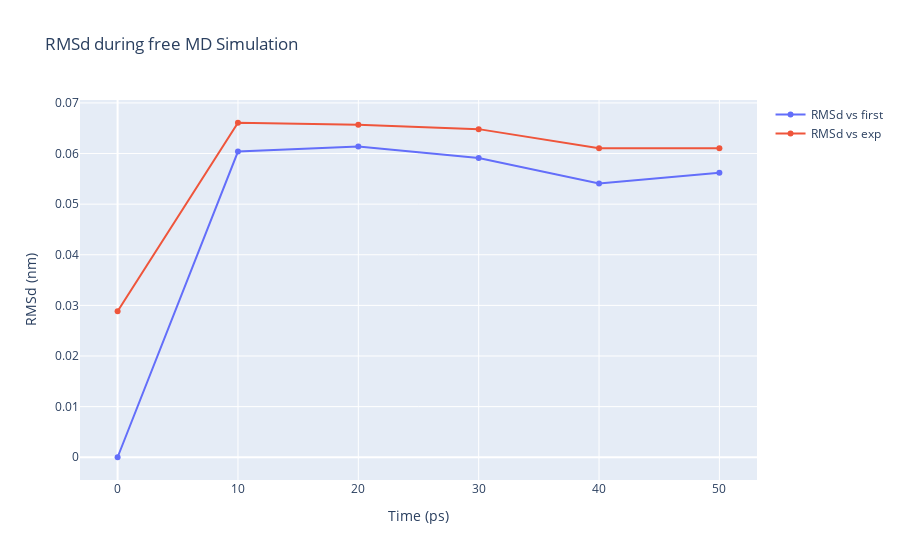

Notebook code for this chart:
### Code cell
import plotly
import plotly.graph_objs as go

# Read RMS vs first snapshot data from file 
with open(output_rms_first,'r') as rms_first_file:
    x,y = map(
        list,
        zip(*[
            (float(line.split()[0]),float(line.split()[1]))
            for line in rms_first_file 
            if not line.startswith(("#","@")) 
        ])
    )

# Read RMS vs experimental structure data from file 
with open(output_rms_exp,'r') as rms_exp_file:
    x2,y2 = map(
        list,
        zip(*[
            (float(line.split()[0]),float(line.split()[1]))
            for line in rms_exp_file
            if not line.startswith(("#","@")) 
        ])
    )
    
trace1 = go.Scatter(
    x = x,
    y = y,
    name = 'RMSd vs first'
)

trace2 = go.Scatter(
    x = x,
    y = y2,
    name = 'RMSd vs exp'
)

data = [trace1, trace2]

plotly.offline.init_notebook_mode(connected=True)

fig = ({
    "data": data,
    "layout": go.Layout(title="RMSd during free MD Simulation",
                        xaxis=dict(title = "Time (ps)"),
                        yaxis=dict(title = "RMSd (nm)")
                       )
})

plotly.offline.iplot(fig)

### Figure 1 — Plotly figure (JSON) as saved in the notebook; plotly's stock layout.template omitted (floating-point values rounded to 4 significant figures)
{"data": [{"name": "RMSd vs first", "type": "scatter", "x": [0, 10, 20, 30, 40, 50], "y": [2e-07, 0.06039, 0.06141, 0.05913, 0.0541, 0.05622]}, {"name": "RMSd vs exp", "type": "scatter", "x": [0, 10, 20, 30, 40, 50], "y": [0.02885, 0.06608, 0.0657, 0.06482, 0.06104, 0.06107]}], "layout": {"title": {"text": "RMSd during free MD Simulation"}, "xaxis": {"title": {"text": "Time (ps)"}}, "yaxis": {"title": {"text": "RMSd (nm)"}}}}
